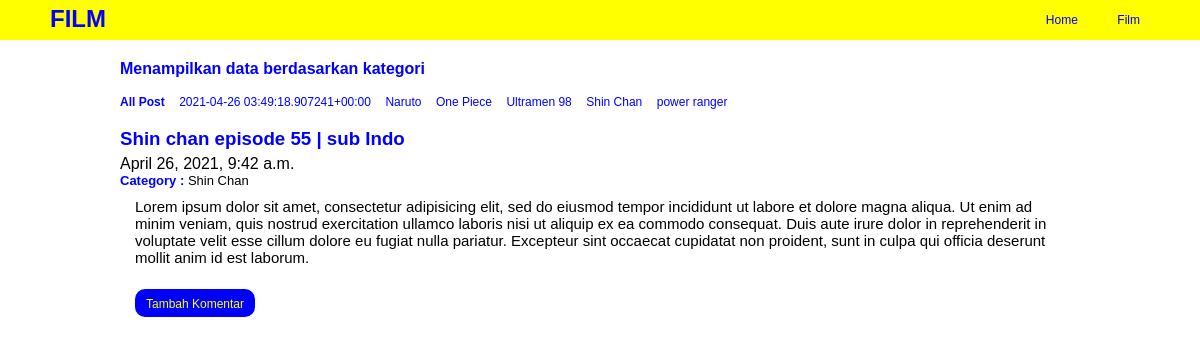
/film/post/shin-chan-episode-55-sub-indo/, run on the app's committed database.
### film/models.py (models this page shows, shortened)
class Post(models.Model):
	headline = models.CharField(max_length=100)
	body = models.TextField()
	category = models.CharField(max_length=50, default='film favorit')
	publish = models.DateTimeField(auto_now_add=True)
	update = models.DateTimeField(auto_now=True)
	image = models.ImageField(blank=True, upload_to="image/")
	slug = models.SlugField(blank=True, editable=False)

### film/views.py (the view)
# urls.py: path('post/<slugInput>/', views.detailPost, name='detail'),
def detailPost(request, slugInput):
	posts = Post.objects.get(slug=slugInput)
	categorys = Post.objects.values('category').distinct()
	context = {
		'title':'Film Terbaru',
		'categorys':categorys,
		'posts':posts,
	}
	return render(request, 'film/detail_post.html', context)

### film/templates/film/detail_post.html
{% extends "base.html" %}
{% block category %}
	<div class="category">
		<h4>Menampilkan data berdasarkan kategori</h4>
	</div>
{% endblock category %}
{% block contents %}
	<ul>
		<li>
			<a href="{% url 'film:index' %}"><b>All Post</b></a>
		</li>
		{% for data_category in categorys %}
			<li>
				<a href="{% url 'film:category' categoryInput=data_category.category %}">{{data_category.category}}</a>
			</li>
		{% endfor %}
	</ul>
	<br>
	<h3>{{posts.headline}}</h3>
	<h4>{{posts.publish}}</h4>
	<h5><b>Category : </b>{{posts.category}}</h5>
	<p>{{posts.body}}</p>
	<br>
	<div class="add_comment">
		<h4><a href="#">Tambah Komentar</a></h4>
	</div>
{% endblock contents %}

### static/css/style.css (style rules this page uses)
* { padding: 0; margin: 0; font-family: sans-serif; }

### film/static/film/css/style.css (style rules this page uses)
.category h4 { margin-bottom: 14px; color: blue; font-weight: bolder; }
h3 { font-weight: bolder; color: blue; }
h4 { font-weight: lighter; margin-top: 5px; }
h5 { font-weight: lighter; font-size: 13px; }
h5 b { color: blue; }
a { text-decoration: none; color: blue; }
p { margin-top: 10px; padding:0 15px; font-size: 15px; }
ul li { display: inline-block; padding-right: 10px; }
ul li a { font-size: 12px; }
.add_comment { padding-bottom: 15px; margin: 0 15px; }
.add_comment h4 { background: blue; padding: 5px 0; width: 120px; border-radius: 10px; text-align: center; }
.add_comment h4 a { color: yellow; font-size: 12px; }

### data on the page
Post: headline "Shin chan episode 55 | sub Indo", publish "April 26, 2021, 9:42 a.m.", category "Shin Chan", body "Lorem ipsum dolor sit amet, consectetur adipisicing elit, sed do eiusmod tempor incididunt ut labore et dolore magna aliqua. Ut enim ad minim veniam, quis nostrud exercitation ullamco laboris nisi ut aliquip ex ea commodo consequat. Duis aute irure dolor in reprehenderit in voluptate velit esse cillum dolore eu fugiat nulla pariatur. Excepteur sint occaecat cupidatat non proident, sunt in culpa qui officia deserunt mollit anim id est laborum."

### other printed values
{{ data_category.category }} "2021-04-26 03:49:18.907241+00:00" "Naruto" "One Piece" "Ultramen 98" "Shin Chan" "power ranger"
